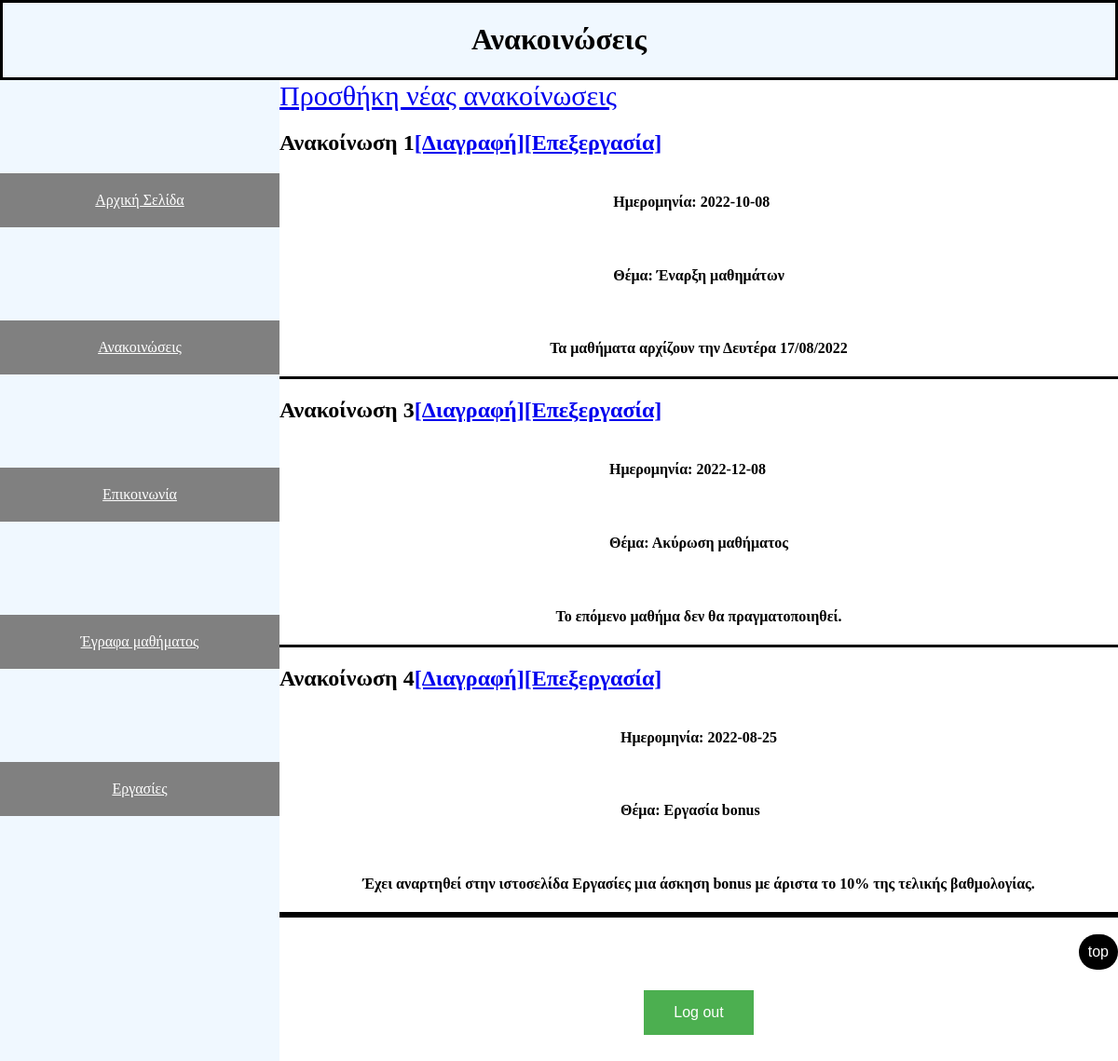
Page /announcements.php (signed in) on the committed database.
### tables this page shows
CREATE TABLE `announcements` (
  `Number` int(11) NOT NULL,
  `Date` date NOT NULL,
  `Subject` varchar(1000) NOT NULL,
  `MainText` varchar(2000) NOT NULL
);

### announcements.php (the view, shortened to what this page needs)
<?php
    include "functions.php";
    $sql = "SELECT * FROM announcements";
    $all_data = mysqli_query($conn, $sql);
?>
<!DOCTYPE html>
<html lang="el">
    <head>
        <link rel="stylesheet" href="style.css">
    </head>
    <body>
        <header>
            <h1>Ανακοινώσεις</h1>
        </header>
        <div class="container">
            <div class="sidebar">
                <a href="index.php" class="button">Αρχική Σελίδα</a>
                <a href="announcements.php" class="button">Ανακοινώσεις</a>
                <a href="communication.php" class="button">Επικοινωνία</a>
                <a href="documents.php" class="button">Έγραφα μαθήματος</a>
                <a href="homework.php" class="button">Εργασίες</a>
            </div>
            <div class="main-border">
                <div class="border-bottom">
                    <?php
                        if($_SESSION['Role'] === 'Tutor'){
                            echo '<span style="font-size: 30px;"><a href="editAnnouncements.php">Προσθήκη νέας ανακοίνωσεις</a></span>';
                        }
                    ?>
                    <?php
                        while($row = mysqli_fetch_assoc($all_data)){
                    ?>
                    <div class="border-bottom">
                        <h2>Ανακοίνωση
                            <?php echo $row["Number"];
                            if($_SESSION['Role'] === 'Tutor'){
                                echo '<a href="delete.php?link=' . $row["Number"] . '">[Διαγραφή]</a>';
                                echo '<a href="editAnnouncements.php?link=' . $row["Number"] . '">[Επεξεργασία]</a>';
                            }
                        ?>
                        </h2>
                        <div class="inner-text">
                            <h4>Ημερομηνία: <?php echo $row["Date"];?></h4>
                            <br>
                            <h4>Θέμα: <?php echo $row["Subject"]; ?></h4>
                            <br>
                        </div>
                        <div class="inner-text">
                            <h4> <?php echo $row["MainText"]; ?><a href="homework.html"></a></h4>
                        </div>
                    </div>
                    <?php
                        }
                    ?>
                </div>
                <br>
                <a href="#" class="top">top</a>
                <br>
                <form action="logout.php" method="post">
                    <button type="submit" class="login-but" name="log-out">Log out</button>
                </form>
                <br>
                <br>
            </div>
        </div>
    </body>
</html>

### style.css (style rules this page uses)
html { background-color: aliceblue; }
body { min-height: 100vh; margin: auto; }
.container { display: flex; min-height: calc(100vh - 86px); }
header { height: 80px; border: 3px solid; display: flex; justify-content: center; }
.sidebar { min-width: 300px; background-color:aliceblue; flex-direction: column; display: flex; }
.main-border { flex-grow: 1; display: flex; background-color: white; flex-direction: column; align-items: center; }
.inner-text { align-self: center; }
.top { margin-left: auto; text-decoration: none; padding: 10px; font-family: sans-serif; color: #fff; background: #000; border-radius: 100px; }
.border-bottom { width: 100%; display: flex; flex-direction: column; border-bottom: 3px solid; }
.button { background-color: gray; color: white; padding: 20px 40px; text-align: center; margin-top: 100px; }

### announcements.php (style rules this page uses)
.login-but { background-color: #4CAF50; border: none; color: white; padding: 15px 32px; text-align: center; text-decoration: none; display: inline-block; font-size: 16px; margin: 4px 2px; cursor: pointer; -webkit-transition-duration: 0.4s; transition-duration: 0.4s; }

### rows in the picture
announcements: Number "1", Date "2022-10-08", Subject "Έναρξη μαθημάτων", MainText "Τα μαθήματα αρχίζουν την Δευτέρα 17/08/2022"
announcements: Number "3", Date "2022-12-08", Subject "Ακύρωση μαθήματος", MainText "Το επόμενο μαθήμα δεν θα πραγματοποιηθεί."
announcements: Number "4", Date "2022-08-25", Subject "Εργασία bonus", MainText "Έχει αναρτηθεί στην ιστοσελίδα Εργασίες μια άσκηση bonus με άριστα το 10% της τελικής βαθμολογίας."
